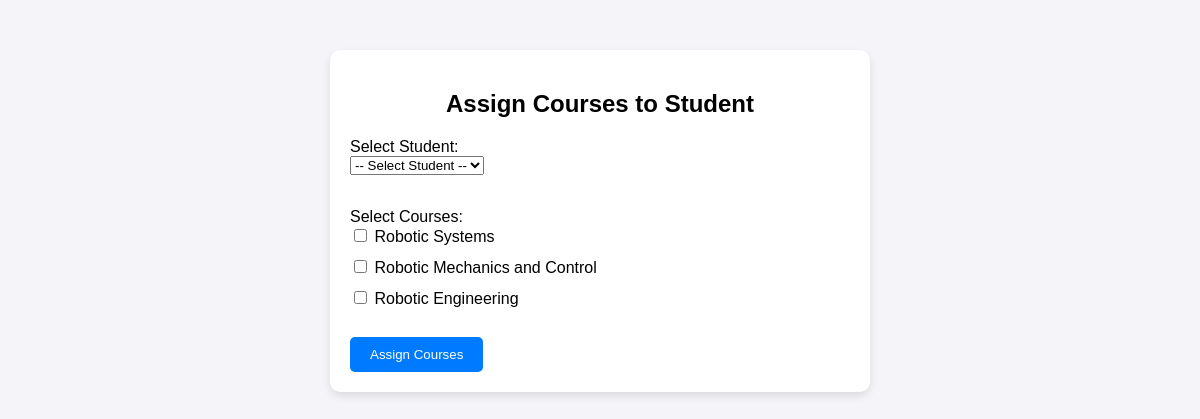
/php/test.php (signed in), run on the app's committed database.
### tables this page shows
CREATE TABLE `course` (
  `ID` int(11) NOT NULL,
  `NAME` varchar(50) DEFAULT NULL,
  `DEPARTMENT_NAME` varchar(50) DEFAULT NULL,
  `START_DATE` date DEFAULT NULL,
  `END_DATE` date DEFAULT NULL,
  `CODE` varchar(50) DEFAULT NULL,
  `status` enum('not-started','start','in-progress','ended') DEFAULT 'not-started'
);

### php/test.php (the view, shortened to what this page needs)
<?php
$conn = db_connect();
$courses_result = $conn->query("SELECT id, name FROM course");
?>
<!DOCTYPE html>
<html lang="en">
<head>
</head>
<body>
    <div class="container">
        <h2>Assign Courses to Student</h2>
        <form method="POST" action="">
            <label for="student_id">Select Student:</label><br>
            <select name="student_id" id="student_id" required>
                <option value="">-- Select Student --</option>
            </select>
            <br><br>
            <label>Select Courses:</label><br>
            <?php while ($course = $courses_result->fetch_assoc()): ?>
                <input type="checkbox" name="course_ids[]" value="<?php echo $course['id']; ?>">
                <?php echo $course['name']; ?><br>
            <?php endwhile; ?>
            <br>
            <input type="submit" name="assign_courses" value="Assign Courses">
        </form>
    </div>
</body>
</html>

### php/test.php (style rules this page uses)
body { font-family: Arial, sans-serif; background-color: #f4f4f9; margin: 0; padding: 0; }
.container { max-width: 500px; margin: 50px auto; background: #fff; padding: 20px; border-radius: 10px; box-shadow: 0 4px 8px rgba(0, 0, 0, 0.1); }
h2 { text-align: center; margin-bottom: 20px; }
select, input[type="checkbox"] { margin-bottom: 15px; }
input[type="submit"] { background-color: #007bff; color: #fff; border: none; padding: 10px 20px; cursor: pointer; border-radius: 5px; }

### data on the page
course: NAME "Robotic Systems"
course: NAME "Robotic Mechanics and Control"
course: NAME "Robotic Engineering"
